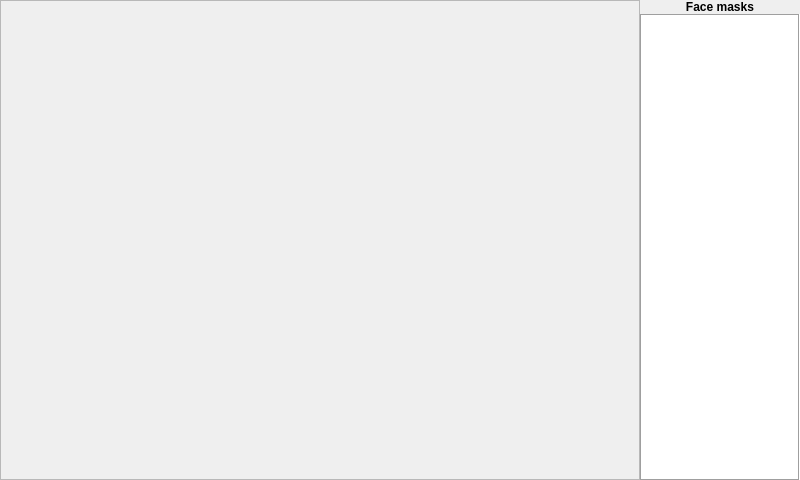
<?xml version="1.0" encoding="UTF-8"?>
<ui version="4.0">
 <class>MainWindow</class>
 <widget class="QMainWindow" name="MainWindow">
  <property name="enabled">
   <bool>true</bool>
  </property>
  <property name="geometry">
   <rect>
    <x>0</x>
    <y>0</y>
    <width>800</width>
    <height>480</height>
   </rect>
  </property>
  <property name="sizePolicy">
   <sizepolicy hsizetype="Fixed" vsizetype="Fixed">
    <horstretch>0</horstretch>
    <verstretch>0</verstretch>
   </sizepolicy>
  </property>
  <property name="minimumSize">
   <size>
    <width>800</width>
    <height>480</height>
   </size>
  </property>
  <property name="maximumSize">
   <size>
    <width>800</width>
    <height>480</height>
   </size>
  </property>
  <property name="baseSize">
   <size>
    <width>800</width>
    <height>480</height>
   </size>
  </property>
  <property name="windowTitle">
   <string>Llama</string>
  </property>
  <property name="tabShape">
   <enum>QTabWidget::Rounded</enum>
  </property>
  <widget class="QWidget" name="centralwidget">
   <property name="sizePolicy">
    <sizepolicy hsizetype="Fixed" vsizetype="Fixed">
     <horstretch>0</horstretch>
     <verstretch>0</verstretch>
    </sizepolicy>
   </property>
   <property name="baseSize">
    <size>
     <width>0</width>
     <height>480</height>
    </size>
   </property>
   <widget class="QWidget" name="horizontalLayoutWidget">
    <property name="geometry">
     <rect>
      <x>0</x>
      <y>0</y>
      <width>801</width>
      <height>482</height>
     </rect>
    </property>
    <layout class="QHBoxLayout" name="horizontalLayout_2" stretch="640">
     <property name="spacing">
      <number>0</number>
     </property>
     <property name="sizeConstraint">
      <enum>QLayout::SetDefaultConstraint</enum>
     </property>
     <item>
      <widget class="QFrame" name="frame_left">
       <property name="sizePolicy">
        <sizepolicy hsizetype="Preferred" vsizetype="Preferred">
         <horstretch>0</horstretch>
         <verstretch>0</verstretch>
        </sizepolicy>
       </property>
       <property name="frameShape">
        <enum>QFrame::NoFrame</enum>
       </property>
       <property name="frameShadow">
        <enum>QFrame::Plain</enum>
       </property>
       <property name="lineWidth">
        <number>0</number>
       </property>
       <widget class="QFrame" name="image_overlay">
        <property name="geometry">
         <rect>
          <x>0</x>
          <y>0</y>
          <width>640</width>
          <height>480</height>
         </rect>
        </property>
        <property name="sizePolicy">
         <sizepolicy hsizetype="Expanding" vsizetype="Expanding">
          <horstretch>0</horstretch>
          <verstretch>0</verstretch>
         </sizepolicy>
        </property>
        <property name="minimumSize">
         <size>
          <width>640</width>
          <height>480</height>
         </size>
        </property>
        <property name="maximumSize">
         <size>
          <width>640</width>
          <height>480</height>
         </size>
        </property>
        <property name="baseSize">
         <size>
          <width>640</width>
          <height>480</height>
         </size>
        </property>
        <property name="frameShape">
         <enum>QFrame::StyledPanel</enum>
        </property>
        <property name="frameShadow">
         <enum>QFrame::Raised</enum>
        </property>
        <property name="lineWidth">
         <number>0</number>
        </property>
        <widget class="QWidget" name="gridLayoutWidget">
         <property name="geometry">
          <rect>
           <x>0</x>
           <y>0</y>
           <width>641</width>
           <height>481</height>
          </rect>
         </property>
         <layout class="QGridLayout" name="gridLayout" rowstretch="0,0,0" columnstretch="0,0,0">
          <property name="sizeConstraint">
           <enum>QLayout::SetMaximumSize</enum>
          </property>
          <property name="spacing">
           <number>0</number>
          </property>
          <item row="1" column="1">
           <layout class="QHBoxLayout" name="buttons_wrapper_capture">
            <property name="spacing">
             <number>0</number>
            </property>
            <property name="sizeConstraint">
             <enum>QLayout::SetFixedSize</enum>
            </property>
            <property name="leftMargin">
             <number>0</number>
            </property>
            <property name="topMargin">
             <number>0</number>
            </property>
            <property name="rightMargin">
             <number>0</number>
            </property>
            <property name="bottomMargin">
             <number>0</number>
            </property>
            <item>
             <widget class="QPushButton" name="button_camera">
              <property name="minimumSize">
               <size>
                <width>48</width>
                <height>48</height>
               </size>
              </property>
              <property name="maximumSize">
               <size>
                <width>48</width>
                <height>48</height>
               </size>
              </property>
              <property name="baseSize">
               <size>
                <width>64</width>
                <height>64</height>
               </size>
              </property>
              <property name="text">
               <string/>
              </property>
              <property name="icon">
               <iconset>
                <normaloff>resources/icons/camera.png</normaloff>resources/icons/camera.png</iconset>
              </property>
              <property name="iconSize">
               <size>
                <width>32</width>
                <height>32</height>
               </size>
              </property>
              <property name="shortcut">
               <string>V</string>
              </property>
              <property name="checkable">
               <bool>true</bool>
              </property>
              <property name="checked">
               <bool>false</bool>
              </property>
              <property name="flat">
               <bool>true</bool>
              </property>
             </widget>
            </item>
            <item>
             <widget class="QPushButton" name="button_video">
              <property name="enabled">
               <bool>true</bool>
              </property>
              <property name="minimumSize">
               <size>
                <width>48</width>
                <height>48</height>
               </size>
              </property>
              <property name="maximumSize">
               <size>
                <width>48</width>
                <height>48</height>
               </size>
              </property>
              <property name="sizeIncrement">
               <size>
                <width>0</width>
                <height>0</height>
               </size>
              </property>
              <property name="autoFillBackground">
               <bool>false</bool>
              </property>
              <property name="text">
               <string/>
              </property>
              <property name="icon">
               <iconset>
                <normaloff>resources/icons/video.png</normaloff>resources/icons/video.png</iconset>
              </property>
              <property name="iconSize">
               <size>
                <width>32</width>
                <height>32</height>
               </size>
              </property>
              <property name="shortcut">
               <string>V</string>
              </property>
              <property name="checkable">
               <bool>true</bool>
              </property>
              <property name="checked">
               <bool>false</bool>
              </property>
              <property name="flat">
               <bool>true</bool>
              </property>
             </widget>
            </item>
           </layout>
          </item>
          <item row="2" column="1">
           <spacer name="spacer_bottom">
            <property name="orientation">
             <enum>Qt::Vertical</enum>
            </property>
            <property name="sizeType">
             <enum>QSizePolicy::Preferred</enum>
            </property>
            <property name="sizeHint" stdset="0">
             <size>
              <width>20</width>
              <height>10</height>
             </size>
            </property>
           </spacer>
          </item>
          <item row="1" column="0">
           <spacer name="spacer_left">
            <property name="orientation">
             <enum>Qt::Horizontal</enum>
            </property>
            <property name="sizeHint" stdset="0">
             <size>
              <width>40</width>
              <height>20</height>
             </size>
            </property>
           </spacer>
          </item>
          <item row="0" column="1">
           <spacer name="spacer_top">
            <property name="orientation">
             <enum>Qt::Vertical</enum>
            </property>
            <property name="sizeHint" stdset="0">
             <size>
              <width>20</width>
              <height>40</height>
             </size>
            </property>
           </spacer>
          </item>
          <item row="1" column="2">
           <spacer name="spacer_right">
            <property name="orientation">
             <enum>Qt::Horizontal</enum>
            </property>
            <property name="sizeHint" stdset="0">
             <size>
              <width>40</width>
              <height>20</height>
             </size>
            </property>
           </spacer>
          </item>
         </layout>
        </widget>
       </widget>
       <widget class="QLabel" name="image_display">
        <property name="enabled">
         <bool>true</bool>
        </property>
        <property name="geometry">
         <rect>
          <x>0</x>
          <y>0</y>
          <width>640</width>
          <height>480</height>
         </rect>
        </property>
        <property name="sizePolicy">
         <sizepolicy hsizetype="Expanding" vsizetype="Expanding">
          <horstretch>0</horstretch>
          <verstretch>0</verstretch>
         </sizepolicy>
        </property>
        <property name="minimumSize">
         <size>
          <width>640</width>
          <height>480</height>
         </size>
        </property>
        <property name="maximumSize">
         <size>
          <width>640</width>
          <height>480</height>
         </size>
        </property>
        <property name="baseSize">
         <size>
          <width>640</width>
          <height>480</height>
         </size>
        </property>
        <property name="text">
         <string/>
        </property>
       </widget>
       <widget class="QFrame" name="frame_right">
        <property name="geometry">
         <rect>
          <x>640</x>
          <y>0</y>
          <width>160</width>
          <height>480</height>
         </rect>
        </property>
        <property name="sizePolicy">
         <sizepolicy hsizetype="Expanding" vsizetype="Expanding">
          <horstretch>0</horstretch>
          <verstretch>0</verstretch>
         </sizepolicy>
        </property>
        <property name="minimumSize">
         <size>
          <width>160</width>
          <height>480</height>
         </size>
        </property>
        <property name="maximumSize">
         <size>
          <width>160</width>
          <height>480</height>
         </size>
        </property>
        <property name="frameShape">
         <enum>QFrame::NoFrame</enum>
        </property>
        <property name="frameShadow">
         <enum>QFrame::Plain</enum>
        </property>
        <property name="lineWidth">
         <number>0</number>
        </property>
        <widget class="QWidget" name="verticalLayoutWidget_2">
         <property name="geometry">
          <rect>
           <x>0</x>
           <y>0</y>
           <width>162</width>
           <height>481</height>
          </rect>
         </property>
         <layout class="QVBoxLayout" name="layout_vertical_2">
          <property name="spacing">
           <number>0</number>
          </property>
          <property name="sizeConstraint">
           <enum>QLayout::SetMinAndMaxSize</enum>
          </property>
          <item>
           <widget class="QLabel" name="label_2">
            <property name="font">
             <font>
              <weight>75</weight>
              <italic>false</italic>
              <bold>true</bold>
             </font>
            </property>
            <property name="autoFillBackground">
             <bool>false</bool>
            </property>
            <property name="lineWidth">
             <number>0</number>
            </property>
            <property name="text">
             <string>Face masks</string>
            </property>
            <property name="alignment">
             <set>Qt::AlignCenter</set>
            </property>
            <property name="wordWrap">
             <bool>false</bool>
            </property>
            <property name="textInteractionFlags">
             <set>Qt::NoTextInteraction</set>
            </property>
           </widget>
          </item>
          <item>
           <widget class="QListView" name="face_mask_list">
            <property name="enabled">
             <bool>true</bool>
            </property>
            <property name="sizePolicy">
             <sizepolicy hsizetype="Expanding" vsizetype="Expanding">
              <horstretch>0</horstretch>
              <verstretch>0</verstretch>
             </sizepolicy>
            </property>
            <property name="minimumSize">
             <size>
              <width>0</width>
              <height>160</height>
             </size>
            </property>
            <property name="maximumSize">
             <size>
              <width>160</width>
              <height>16777215</height>
             </size>
            </property>
            <property name="baseSize">
             <size>
              <width>160</width>
              <height>480</height>
             </size>
            </property>
            <property name="font">
             <font>
              <kerning>false</kerning>
             </font>
            </property>
            <property name="frameShape">
             <enum>QFrame::Box</enum>
            </property>
            <property name="movement">
             <enum>QListView::Snap</enum>
            </property>
            <property name="resizeMode">
             <enum>QListView::Fixed</enum>
            </property>
           </widget>
          </item>
         </layout>
        </widget>
       </widget>
       <zorder>image_display</zorder>
       <zorder>image_overlay</zorder>
       <zorder>frame_right</zorder>
      </widget>
     </item>
    </layout>
   </widget>
  </widget>
 </widget>
 <resources/>
 <connections/>
</ui>
